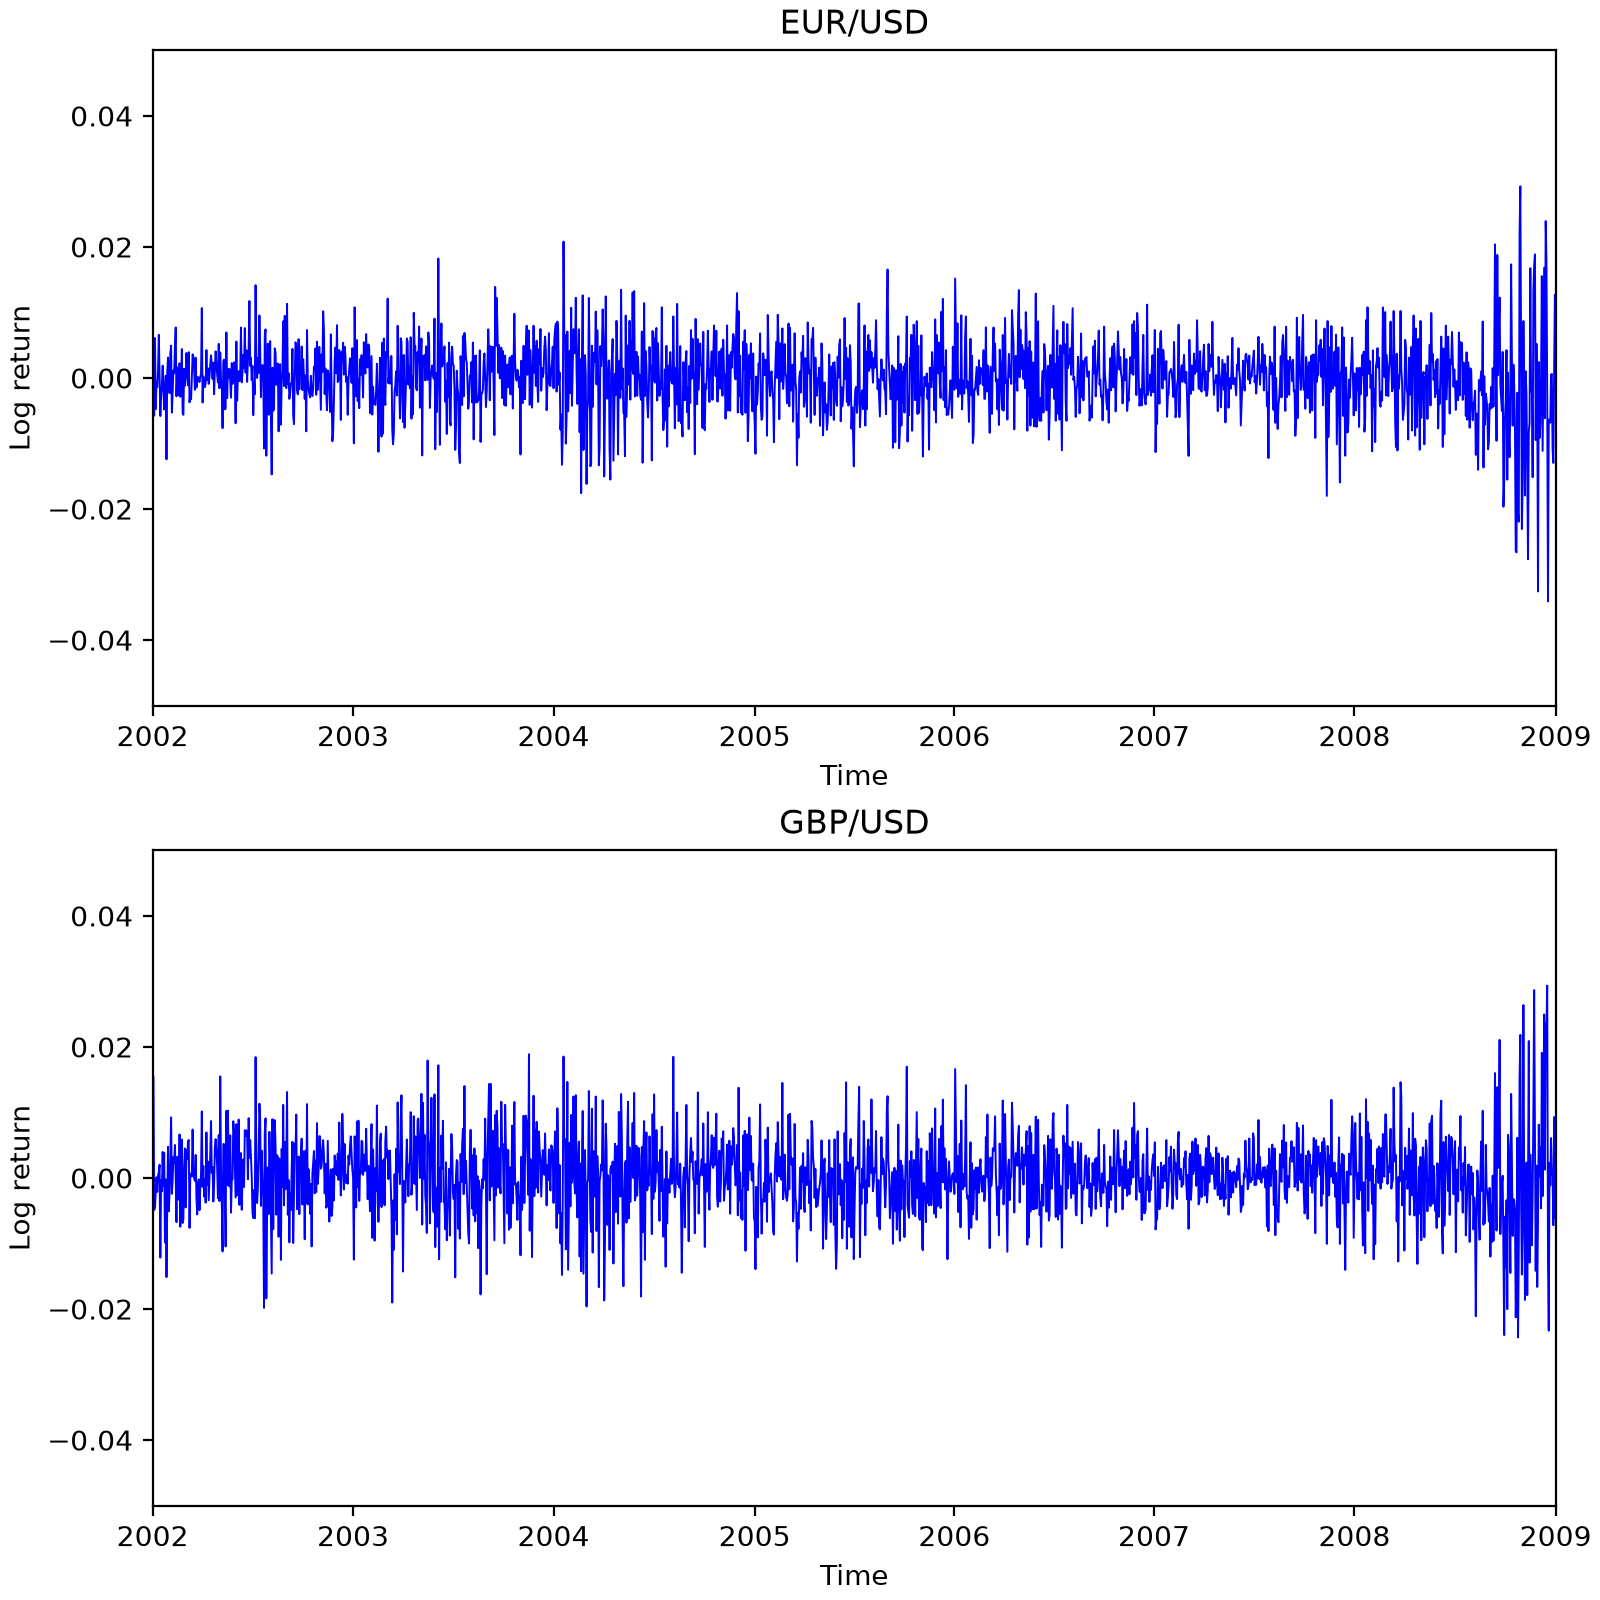

Here is the Python script that generated this plot:
"""Daily EUR/USD and GBP/USD log returns, summary statistics and correlation.

Run: python SFSmvol01.py
Dependencies: numpy, matplotlib
Keep fx_eur_gbp_usd.txt beside this script.
"""
from pathlib import Path

import matplotlib
matplotlib.use("Agg")
import matplotlib.pyplot as plt
import numpy as np


def main():
    folder = Path(__file__).resolve().parent
    rates = np.loadtxt(folder / "fx_eur_gbp_usd.txt")
    if rates.ndim != 2 or rates.shape[1] != 2:
        raise ValueError("Expected two columns: EUR/USD and GBP/USD.")
    if not np.isfinite(rates).all() or (rates <= 0).any():
        raise ValueError("Exchange rates must be finite and strictly positive.")

    # Equivalent to the R matrix calculation, without constructing an n-by-n matrix.
    returns = np.diff(np.log(rates), axis=0)
    names = ("EUR/USD", "GBP/USD")
    print(f"Daily log returns ({len(returns)} observations)")
    print(f"{'Statistic':<12}{names[0]:>14}{names[1]:>14}")
    summaries = [
        ("Minimum", np.min(returns, axis=0)),
        ("1st quartile", np.quantile(returns, 0.25, axis=0)),
        ("Median", np.median(returns, axis=0)),
        ("Mean", np.mean(returns, axis=0)),
        ("3rd quartile", np.quantile(returns, 0.75, axis=0)),
        ("Maximum", np.max(returns, axis=0)),
        ("Std. dev.", np.std(returns, axis=0, ddof=1)),
    ]
    for label, values in summaries:
        print(f"{label:<12}{values[0]:>14.8f}{values[1]:>14.8f}")
    print("\nCorrelation matrix (EUR/USD, GBP/USD):")
    print(np.corrcoef(returns, rowvar=False))

    fig, axes = plt.subplots(2, 1, figsize=(8, 8), layout="constrained")
    # Retain the original R example's approximate year tick positions.
    ticks = [0, 261, 522, 784, 1044, 1304, 1565, 1827]
    years = [str(year) for year in range(2002, 2010)]
    observations = np.arange(1, len(returns) + 1)
    for column, (ax, name) in enumerate(zip(axes, names)):
        ax.plot(observations, returns[:, column], color="blue", linewidth=0.7)
        ax.set(title=name, xlabel="Time", ylabel="Log return", ylim=(-0.05, 0.05))
        ax.set_xticks(ticks, years)
        ax.set_xlim(0, max(len(returns), ticks[-1]))
    output = folder / "SFSmvol01.png"
    fig.savefig(output, dpi=200, transparent=True)
    plt.close(fig)
    print(f"\nSaved {output}")


if __name__ == "__main__":
    main()
